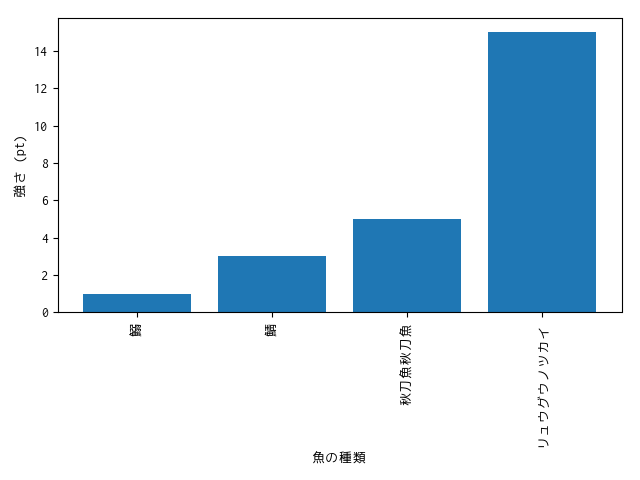

Source code (Python):
import matplotlib.pyplot as plt

if __name__ == '__main__':
  labels = ['鰯', '鯖', '秋刀魚', 'リュウグウノツカイ']
  x = list(range(1, len(labels) + 1))
  y = [1, 3, 5, 15]

  plt.bar(x, y, align='center')
  plt.xticks(x, labels, rotation='vertical')
  plt.xlabel('魚の種類')
  plt.ylabel('強さ (pt)')
  plt.tight_layout()
  plt.savefig('plot.png')
